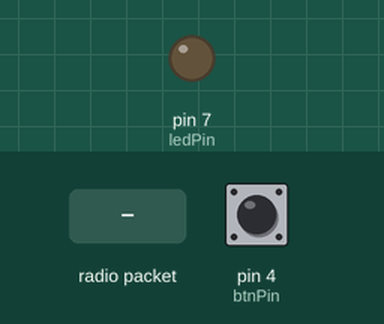
The sketch below on a simulated Arduino Uno, built for the host (arithmetic inside an expression is 32-bit, double 64-bit). On the bench: output pins drawn as LEDs (lit = HIGH). Dashed ring = blinking. The inputs (shaded band) are chosen by the test bench; at power-on: pin 4 (btnPin) LOW. WiFi joins after 1.5 s; servers stay silent unless stated; no radio packets arrive unless stated; what the sketch prints to the serial monitor is not drawn.

Above: at 5.7 s.
5.8 s: radio packet "1" arrives
At 5.9 s:
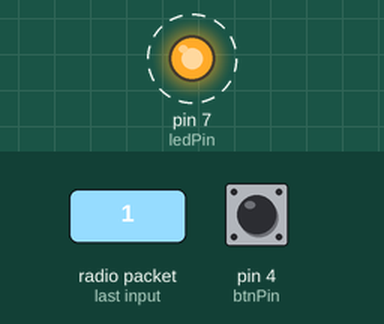
Timing chart, 0 to 14.8 s (numbered marks = the images above; inputs shaded):
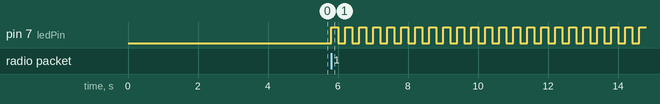

The sketch:

ReceiverWithEthernet.ino
```cpp
#include <VirtualWire.h>

// Ethernet
#include <SPI.h>
#include <Ethernet.h>

byte mac[] = {
  0xDE, 0xAD, 0xBE, 0xEF, 0xFE, 0xEE
};

IPAddress ip(192, 168, 124, 67);
IPAddress myDns(192, 168, 50, 31);
EthernetClient client;
//char server[] = "www.arduino.cc";
// jaguar IP
IPAddress server(192, 168, 59, 34);


char* controller;

const int rxPin = 6;
const int ledPin = 7;
const int btnPin = 4;

void setup() {
  pinMode(ledPin, OUTPUT);
  pinMode(btnPin, INPUT);
  vw_set_rx_pin(rxPin);
  vw_set_ptt_pin(5);
  vw_set_ptt_inverted(true);
  vw_setup(1000);

  // start listening
  vw_rx_start();

  Serial.begin(9600);

  // give ethernet shield time to boot up
  delay(3000);

  Ethernet.begin(mac);
  Serial.print("My IP address: ");
  Serial.println(Ethernet.localIP());
}

void loop() {
  uint8_t buf[VW_MAX_MESSAGE_LEN];
  uint8_t buflen = VW_MAX_MESSAGE_LEN;

  buf[0] = 0;

  if (vw_get_message(buf, &buflen)) // non-blocking
  {
    for (uint8_t i = 0; i < buf[0]; ++i) {
      digitalWrite(ledPin, 1);
      delay(200);
      digitalWrite(ledPin, 0);
      delay(200);
    }
    delay(1000);

    Serial.println(buf[0]);

    // close any connection before send a new request.
    // This will free the socket on the WiFi shield
    client.stop();

    // if there's a successful connection:
    if (client.connect(server, 80)) {
      Serial.println("connecting...");
      // send the HTTP PUT request:
      client.println(String("GET /genisys/report_wc2.php?place=wm&status=") + String(buf[0]) + String(" HTTP/1.1"));
      client.println("Host: www.arduino.cc");
      client.println("User-Agent: arduino-ethernet");
      client.println("Connection: close");
      client.println();
    }
  }

  if (digitalRead(btnPin)) {
    Serial.println('7');
    delay(1000);
  }
}
```

Measured:
- after the input at 5.8 s, pin 7 (ledPin): alternates HIGH for 0.20 s and LOW for 0.20 s, starting at once
